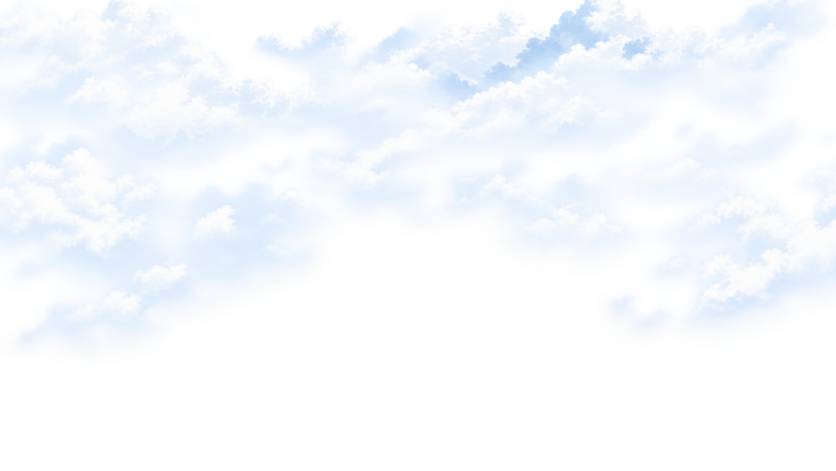
#> input picture src/renderer/src/assets/forest-dynamic-v2/noon/atmosphere/fog_far.png, 1672 x 941 px, given in place of static_noon.png, which was not available (shown at 1/2 size)
$ python diagnose-forest-vegetation.py
#> lines starting #> are read from the running program, lines starting #| are printed output that depends on the picture; pictures that were not available may be replaced by others from this repository, and a replacement may not be noted
from __future__ import annotations

from pathlib import Path

from PIL import Image, ImageChops, ImageDraw, ImageFont
import numpy as np


ROOT = Path(__file__).resolve().parents[1]
SOURCE = Path(r"C:\Users\User\Downloads\map\DYNAMIC_VEGETATION\TIME_GRADED\noon")
STATIC = Path(r"C:\Users\User\Downloads\map\STATIC\static_noon.png")
OUTPUT = ROOT / "previews" / "vegetation-layer-diagnostic"
LAYERS = ("grass_left", "grass_center", "grass_right", "vines_all")


def checkerboard(size: tuple[int, int], cell: int = 24) -> Image.Image:
    width, height = size
    image = Image.new("RGB", size, "#172026")
    draw = ImageDraw.Draw(image)
    for y in range(0, height, cell):
        for x in range(0, width, cell):
            if (x // cell + y // cell) % 2:
                draw.rectangle((x, y, x + cell - 1, y + cell - 1), fill="#26333a")
    return image.convert("RGBA")


def alpha_preview(layer: Image.Image) -> Image.Image:
    alpha = layer.getchannel("A")
    tinted = Image.new("RGBA", layer.size, (255, 90, 40, 0))
    tinted.putalpha(alpha.point(lambda value: min(220, int(value * 0.86))))
    background = checkerboard(layer.size)
    background.alpha_composite(tinted)
    return background


def label(image: Image.Image, title: str) -> Image.Image:
    banner = Image.new("RGBA", (image.width, 58), "#091116")
    draw = ImageDraw.Draw(banner)
    draw.text((18, 15), title, fill="#f3e4c0", font=ImageFont.load_default(size=24))
    result = Image.new("RGBA", (image.width, image.height + banner.height), "#091116")
    result.alpha_composite(banner)
    result.alpha_composite(image, (0, banner.height))
    return result


def main() -> None:
    OUTPUT.mkdir(parents=True, exist_ok=True)
    static = Image.open(STATIC).convert("RGBA")
#> static is the input picture: PIL image 1672x941 RGBA; mean R, G, B, A 135, 148.5, 164.5, 52.5
    cards: list[Image.Image] = []
    for name in LAYERS:
        layer = Image.open(SOURCE / f"{name}.png").convert("RGBA")
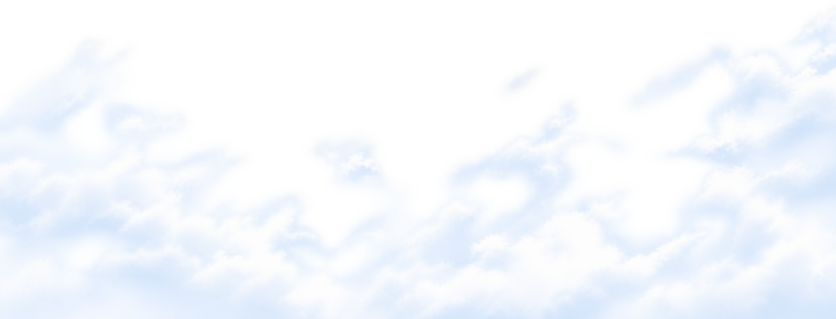
#> input picture src/renderer/src/assets/forest-dynamic-v2/noon/atmosphere/fog_near.png, 1672 x 638 px, given in place of grass_left.png, which was not available (shown at 1/2 size)
#> layer is the input picture: PIL image 1672x638 RGBA; mean R, G, B, A 144.2, 156.6, 173.5, 56.4
        alpha = layer.getchannel("A")
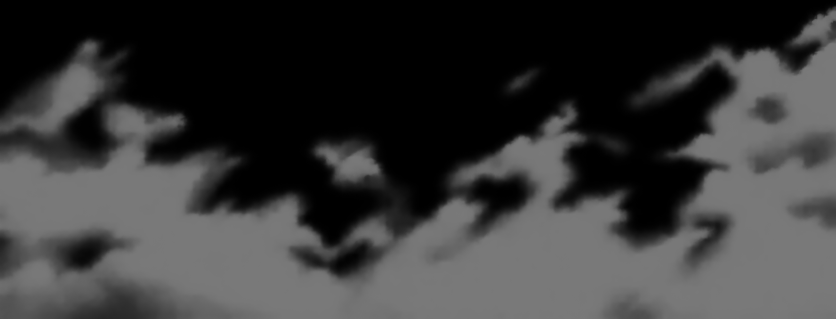
#> alpha: PIL image 1672x638 L (shown at 1/2 size); min 0, max 121, mean 56.4
        bbox = alpha.getbbox()
#> bbox = (0, 0, 1672, 638)
        if bbox is None:
            raise RuntimeError(f"{name} has no visible pixels")

        overlay = static.copy()
        tint = Image.new("RGBA", layer.size, (255, 72, 32, 0))
        tint.putalpha(alpha.point(lambda value: min(205, int(value * 0.8))))
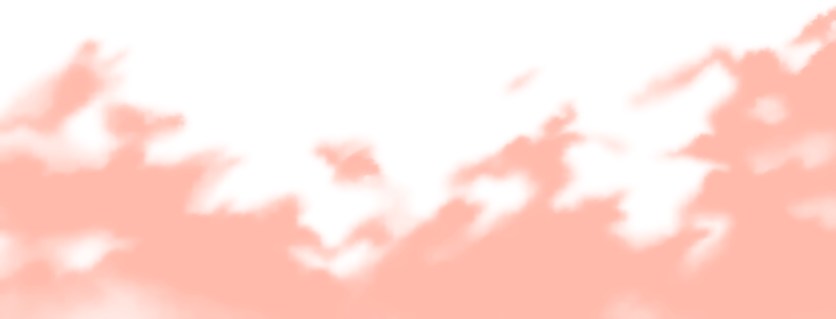
#> tint: PIL image 1672x638 RGBA (shown at 1/2 size); mean R, G, B, A 255, 72, 32, 44.8; transparent parts drawn white
        overlay.alpha_composite(tint)
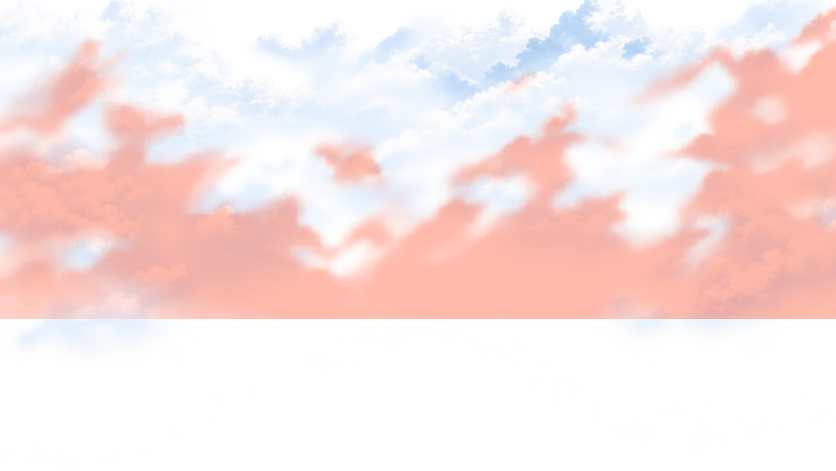
#> overlay: PIL image 1672x941 RGBA (shown at 1/2 size); mean R, G, B, A 160.2, 120.4, 119.6, 75; transparent parts drawn white
        overlay = label(overlay, f"{name} — red = every moving pixel")
        overlay.save(OUTPUT / f"{name}-over-static.png")

        isolated = label(alpha_preview(layer), f"{name} alpha footprint; bbox={bbox}")
#> in checkerboard, `image = Image.new("RGB", size, "#172026")`:
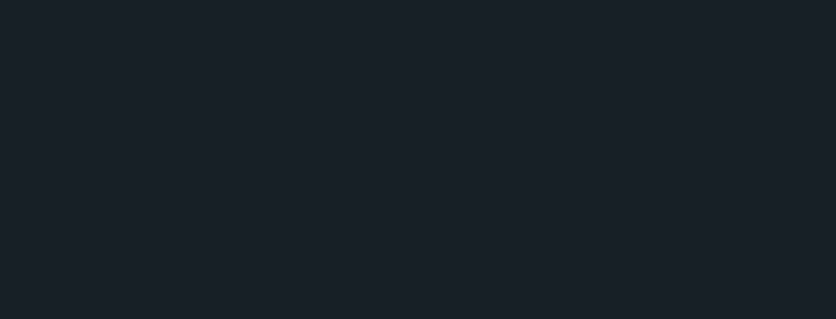
#> image: PIL image 1672x638 RGB (shown at 1/2 size); mean R, G, B 23, 32, 38
#> in alpha_preview, `background.alpha_composite(tinted)`:
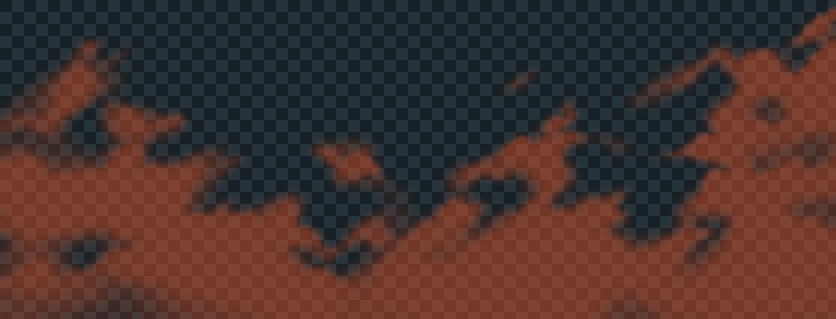
#> background: PIL image 1672x638 RGBA (shown at 1/2 size); mean R, G, B, A 73, 50.7, 46.6, 255
#> in label (call 2), `result.alpha_composite(image, (0, banner.height))`:
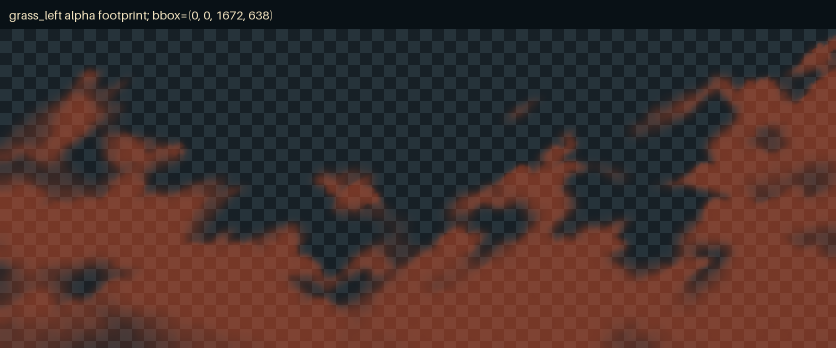
#> result: PIL image 1672x696 RGBA (shown at 1/2 size); mean R, G, B, A 68.2, 48.3, 44.9, 255
        isolated.save(OUTPUT / f"{name}-alpha.png")
        cards.append(overlay.resize((836, 499), Image.Resampling.LANCZOS))
#> pass 2 of the loop in main, `for name in LAYERS:`:
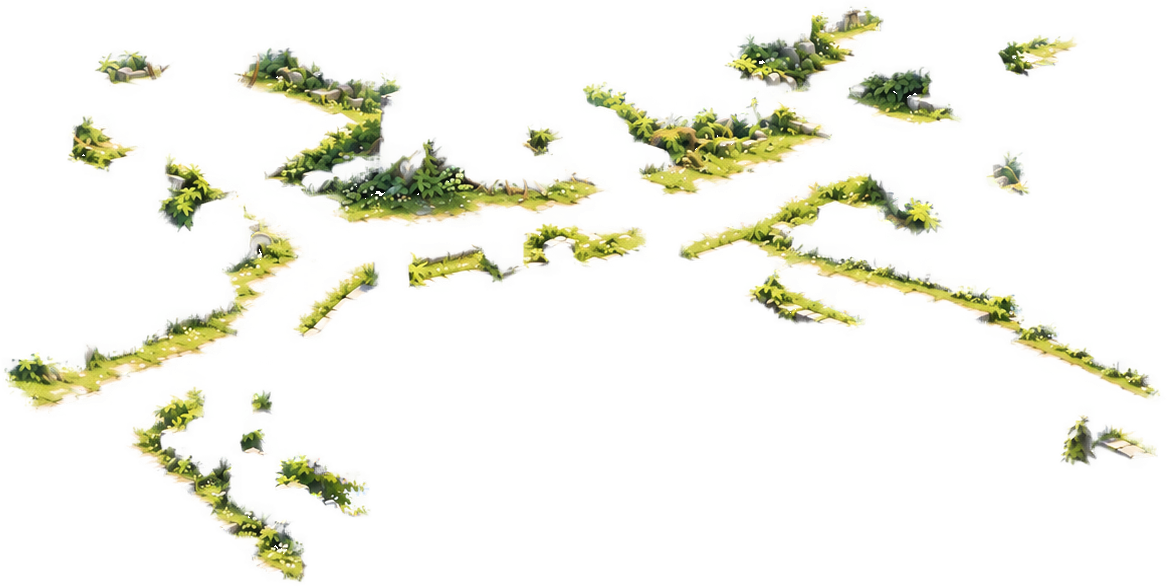
#> input picture src/renderer/src/assets/forest-dynamic-v2/noon/vegetation/grass_center.png, 1167 x 587 px, found by its file name
#> in main, layer is the input picture: PIL image 1167x587 RGBA; mean R, G, B, A 72.2, 76.1, 37.1, 30.6
#> in main, `alpha = layer.getchannel("A")`:
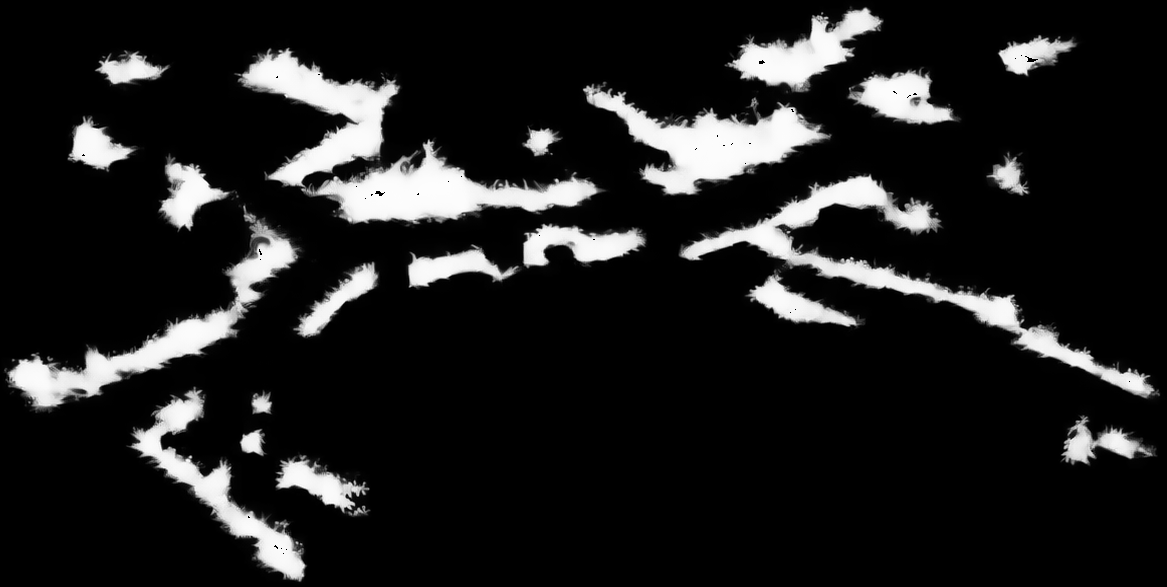
#> alpha: PIL image 1167x587 L; min 0, max 255, mean 30.6
#> bbox = (0, 0, 1167, 587)
#> image: PIL image 1167x587 RGB
#> background: PIL image 1167x587 RGBA
#> in label (call 4), `result.alpha_composite(image, (0, banner.height))`:
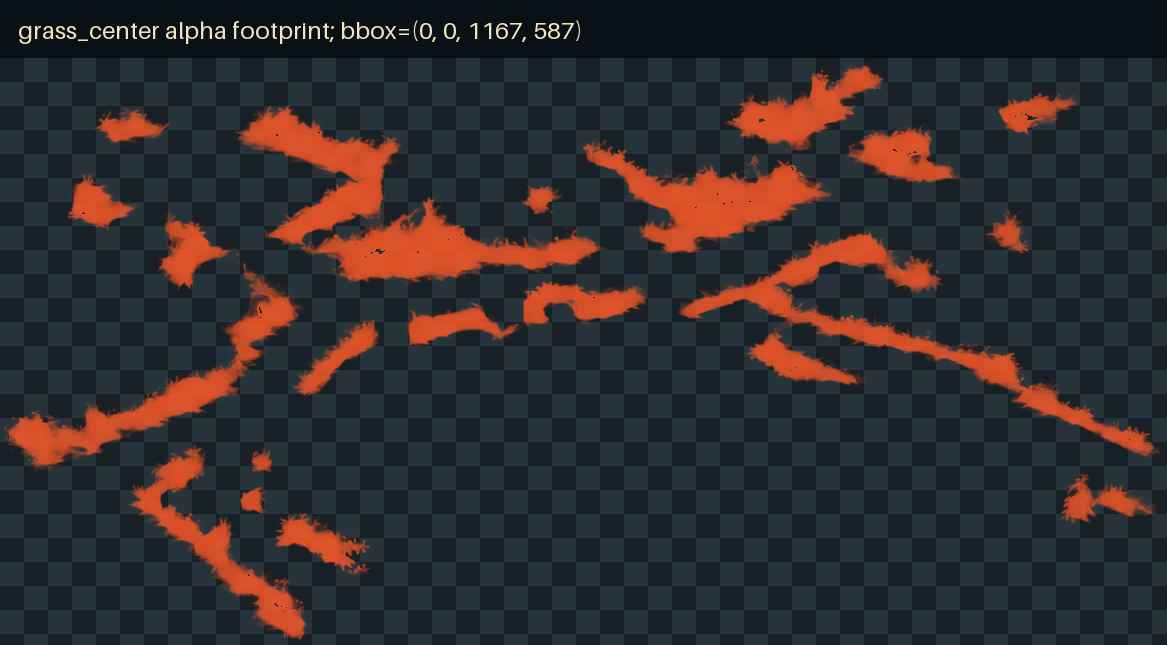
#> result: PIL image 1167x645 RGBA; mean R, G, B, A 50.4, 44.6, 45.5, 255

    sheet = Image.new("RGBA", (1672, 998), "#091116")
    for index, card in enumerate(cards):
        sheet.alpha_composite(card, ((index % 2) * 836, (index // 2) * 499))
    sheet.save(OUTPUT / "all-moving-layers-over-static.png")

    combined = Image.new("RGBA", static.size, (0, 0, 0, 0))
    for name in ("grass_left", "grass_center", "grass_right"):
        combined.alpha_composite(Image.open(SOURCE / f"{name}.png").convert("RGBA"))
    hsv = combined.convert("HSV")
    hue, saturation, _value = hsv.split()
    source_alpha = combined.getchannel("A")
    candidates: list[Image.Image] = []
    for hue_floor, saturation_floor in ((28, 48), (32, 42), (36, 34), (40, 26)):
        hue_mask = hue.point(lambda value, floor=hue_floor: 255 if floor <= value <= 105 else 0)
        saturation_mask = saturation.point(lambda value, floor=saturation_floor: 255 if value >= floor else 0)
        mask = ImageChops.multiply(ImageChops.multiply(hue_mask, saturation_mask), source_alpha)
        tint = Image.new("RGBA", static.size, (255, 64, 24, 0))
        tint.putalpha(mask.point(lambda value: min(215, value)))
        candidate = static.copy()
        candidate.alpha_composite(tint)
        candidates.append(label(candidate, f"green mask H>={hue_floor}, S>={saturation_floor}").resize((836, 499), Image.Resampling.LANCZOS))
    candidate_sheet = Image.new("RGBA", (1672, 998), "#091116")
    for index, card in enumerate(candidates):
        candidate_sheet.alpha_composite(card, ((index % 2) * 836, (index // 2) * 499))
    candidate_sheet.save(OUTPUT / "grass-green-mask-candidates.png")

    rgba = np.asarray(combined, dtype=np.uint8)
    red = rgba[:, :, 0].astype(np.int16)
    green = rgba[:, :, 1].astype(np.int16)
    blue = rgba[:, :, 2].astype(np.int16)
    alpha_array = rgba[:, :, 3]
    rgb_conditions = (
        ("G-R>5, G-B>15", (green - red > 5) & (green - blue > 15)),
        ("G-R>10, G-B>20", (green - red > 10) & (green - blue > 20)),
        ("G-R>2, G-B>28", (green - red > 2) & (green - blue > 28)),
        ("G>R*1.05, G>B*1.15", (green * 100 > red * 105) & (green * 100 > blue * 115)),
    )
    rgb_candidates: list[Image.Image] = []
    for title, condition in rgb_conditions:
        mask_array = np.where(condition, alpha_array, 0).astype(np.uint8)
        mask = Image.fromarray(mask_array, mode="L")
        tint = Image.new("RGBA", static.size, (255, 64, 24, 0))
        tint.putalpha(mask.point(lambda value: min(215, value)))
        candidate = static.copy()
        candidate.alpha_composite(tint)
        rgb_candidates.append(label(candidate, title).resize((836, 499), Image.Resampling.LANCZOS))
    rgb_sheet = Image.new("RGBA", (1672, 998), "#091116")
    for index, card in enumerate(rgb_candidates):
        rgb_sheet.alpha_composite(card, ((index % 2) * 836, (index // 2) * 499))
    rgb_sheet.save(OUTPUT / "grass-rgb-mask-candidates.png")


if __name__ == "__main__":
#> (the run stopped early here; a loop or call above may not have finished)
